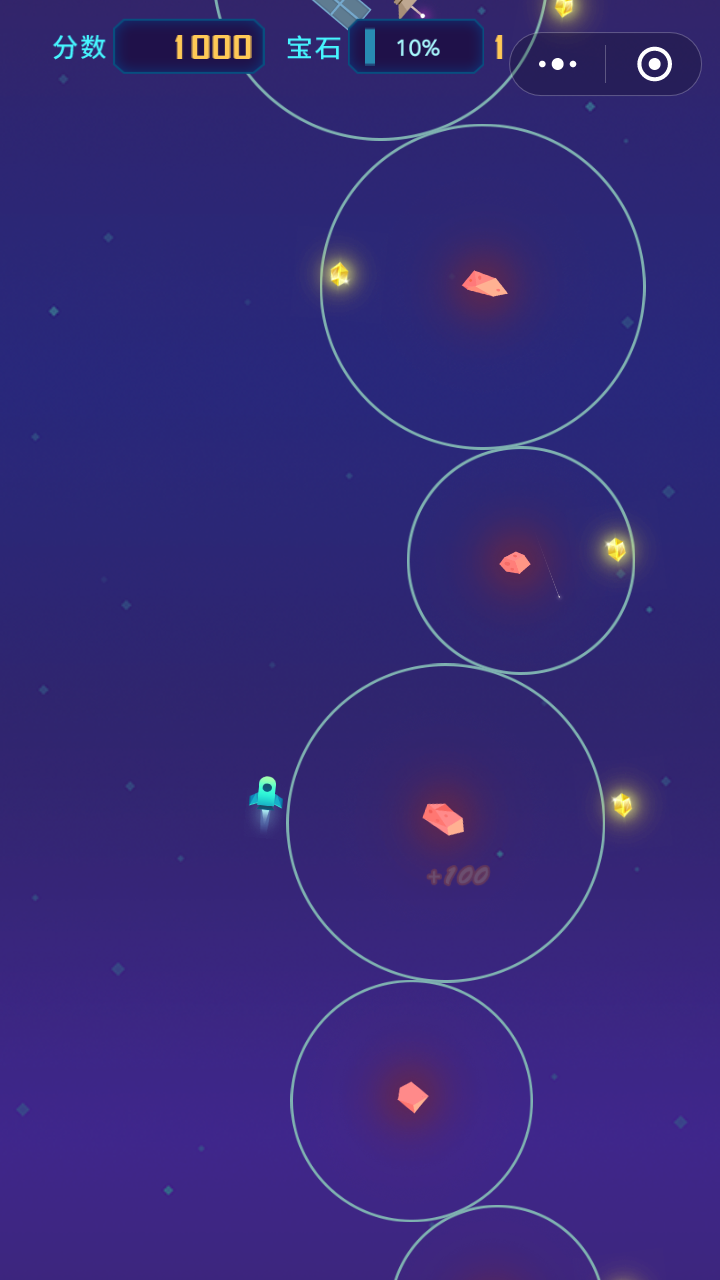
#> input picture 2.png, 720 x 1280 px, given in place of 2.jpg, which was not available
$ python plandetec.py   (Python 2 division)
#> lines starting #> are read from the running program, lines starting #| are printed output that depends on the picture; after the words box and inside, x2 and y2 are one past the last pixel; in counts of white or black regions, pixels touching at a corner belong together; pictures that were not available may be replaced by others from this repository, and a replacement may not be noted
import numpy as np
import math
import cv2
img_ori=cv2.imread('E:/tempdict/2.jpg')
#> img_ori is the input picture: shape (1280, 720, 3); mean B, G, R 120.2, 41.6, 53.3
img_ori_hsv = cv2.cvtColor(img_ori,cv2.COLOR_BGR2HSV)
#> img_ori_hsv: shape (1280, 720, 3); mean H, S, V 123.3, 170.8, 121
lower_color=np.array([61,69,184])
upper_color=np.array([114,255,255])
mask=cv2.inRange(img_ori_hsv,lower_color,upper_color)
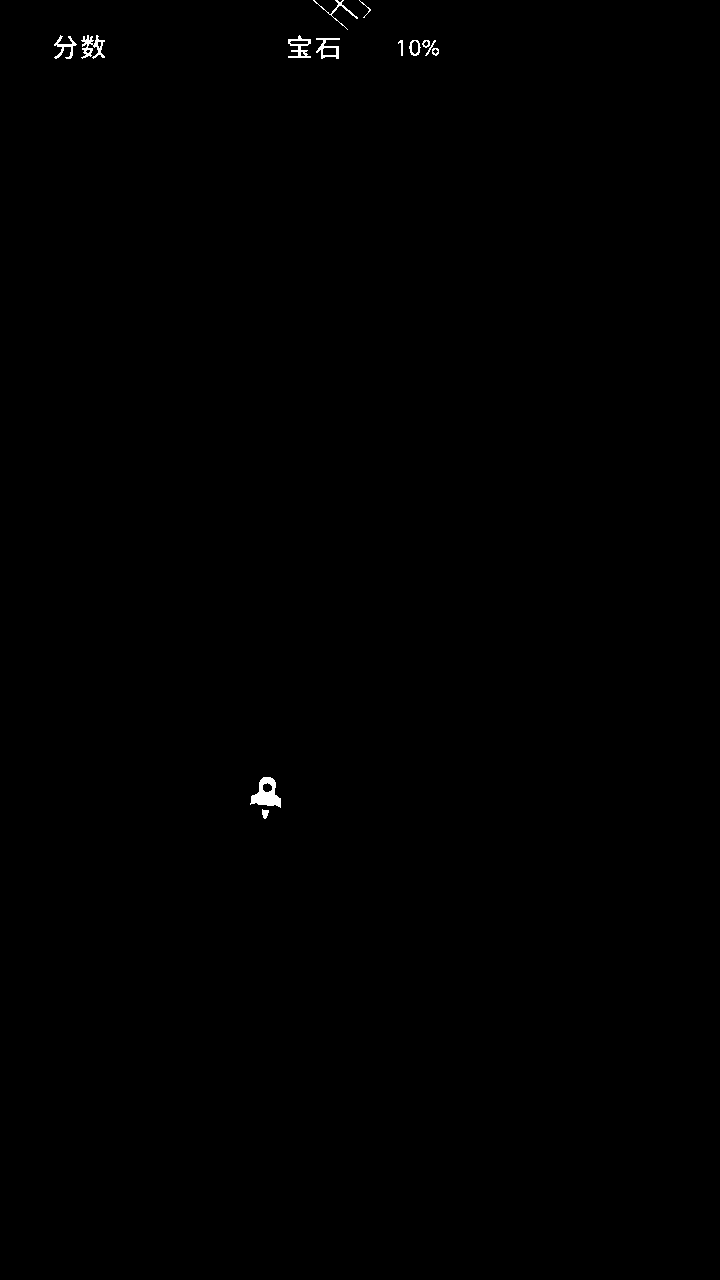
#> mask: shape (1280, 720); 0.2% white; 13 white regions, largest, box (x1, y1, x2, y2) and area: (250, 777, 281, 808) 520, (81, 35, 105, 59) 276, (288, 35, 311, 58) 226
cv2.rectangle(mask, (0, 0), (60, 720), 0, -1)
kernel = np.ones((3, 3), np.uint8)
mask = cv2.erode(mask, kernel, iterations=1)
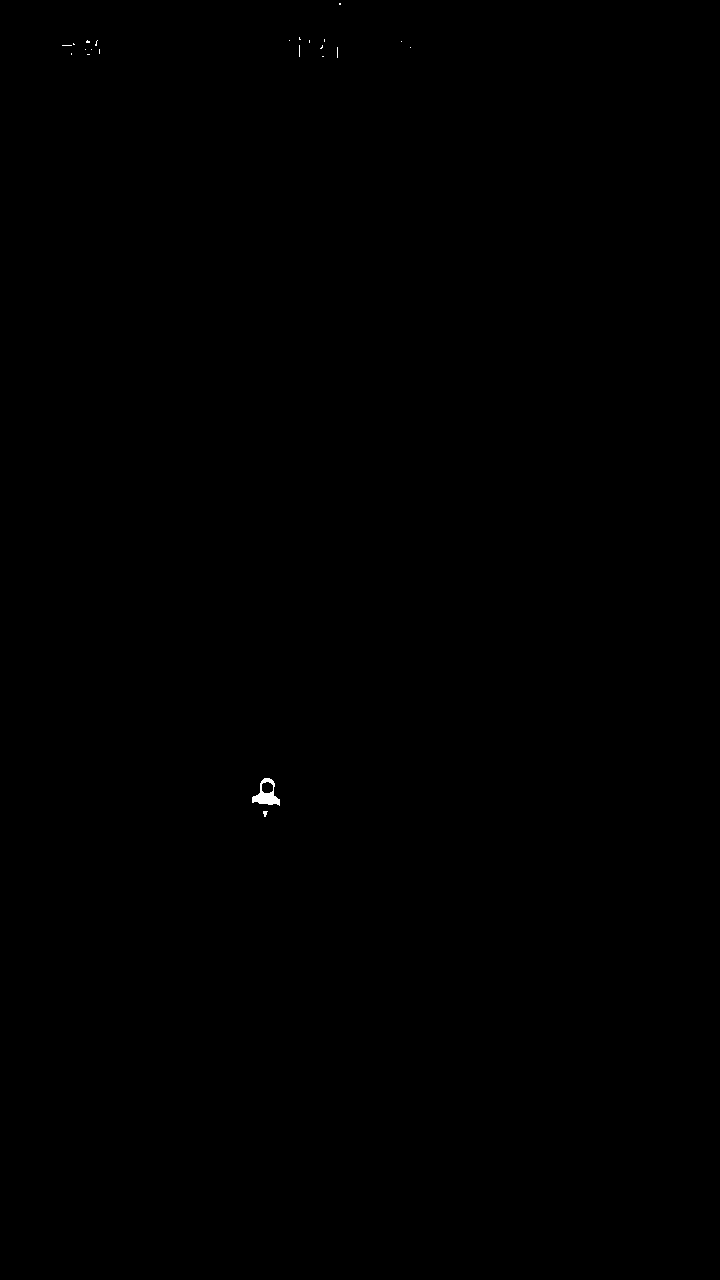
#> mask: shape (1280, 720); 0.05% white; 22 white regions (20 under 20 px), largest, box (x1, y1, x2, y2) and area: (252, 778, 280, 806) 355, (263, 811, 268, 817) 20
mask = cv2.dilate(mask, kernel, iterations=1)
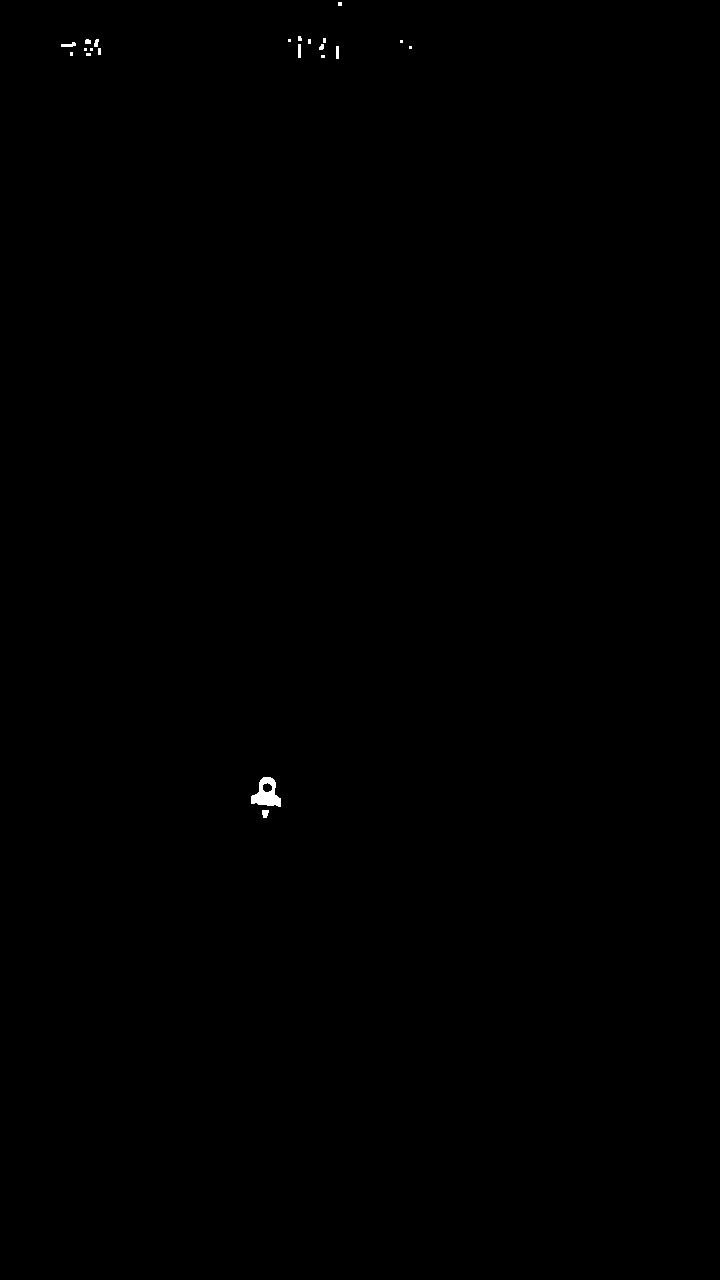
#> mask: shape (1280, 720); 0.1% white; 21 white regions (12 under 20 px)
contours, hierarchy = cv2.findContours(mask, cv2.RETR_TREE, cv2.CHAIN_APPROX_SIMPLE)
#> contours = 22 contours, 16 with area under 20; largest, box (x1, y1, x2, y2) and area: (251, 777, 281, 807) 530, (262, 782, 273, 793) 74, (262, 810, 269, 818) 34, (61, 42, 76, 47) 32, (298, 44, 301, 58) 26, (336, 46, 339, 59) 24
contours_use=[]
contours_inf=[]
for cnt in contours:
    M = cv2.moments(cnt)
    cx = int(M['m10'] / M['m00'])
    cy = int(M['m01'] / M['m00'])
    area = cv2.contourArea(cnt)
    perimeter = cv2.arcLength(cnt, True)
    # if (area>=20 and area<=50 or area>=500 and area<=560 or area>=60 and area<=90)\
    #         and (perimeter>=15.8 and perimeter<=32.7 or perimeter>=100.2 and perimeter<=120.3 or perimeter>=25.4 and perimeter<=40.4):
    if True:
        contours_use.append([(cx,cy),area,perimeter])
    print cx,cy,area,perimeter
#> this loop made 22 passes
#> (cx, cy, area, perimeter) on passes 1, 2, 3, 14: (264, 813, 33.5, 24.24), (266, 793, 529.5, 107.4), (266, 787, 74.5, 32.38), (68, 44, 31.5, 34.24)
#> (printed output is left out)
#> after the loop, contours_use = 22 items

contours_use=sorted(contours_use,key=lambda x:x[-2])
print contours_use
#> (printed output is left out)
cv2.drawContours(img_ori, contours, 0, (255, 0, 0), -1)
#> img_ori: shape (1280, 720, 3); under 0.01% of pixels changed, all inside (x1, y1, x2, y2) = (262, 810, 269, 818)
cv2.drawContours(img_ori, contours, 1, (0,255, 0), -1)
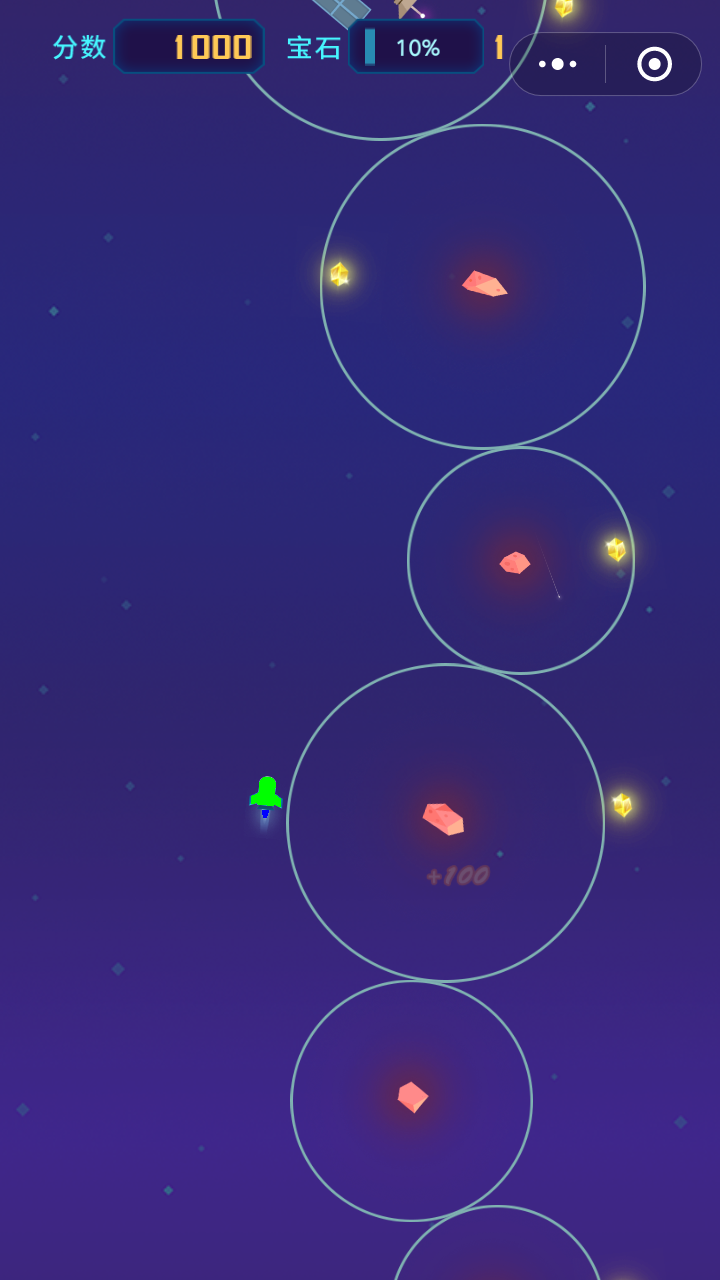
#> img_ori: shape (1280, 720, 3); mean B, G, R 120.1, 41.6, 53.3
cv2.drawContours(img_ori, contours, 2, (0, 0, 255), -1)
#> img_ori: shape (1280, 720, 3); 0.01% of pixels changed, all inside (x1, y1, x2, y2) = (262, 782, 273, 793)
cv2.line(img_ori,contours_use[0][0],contours_use[1][0],(255,255,255),2)
#> img_ori: shape (1280, 720, 3); mean B, G, R 120.1, 41.6, 53.3
cv2.namedWindow('myWindow1',cv2.WINDOW_NORMAL)
cv2.imshow('myWindow1',img_ori)
cv2.namedWindow('myWindow11',cv2.WINDOW_AUTOSIZE)
cv2.imshow('myWindow11',img_ori)
# [8 lines of commented-out code are left out]
cv2.waitKey(0)
cv2.destroyAllWindows()

$ run again, with 1.png copied over 2.png
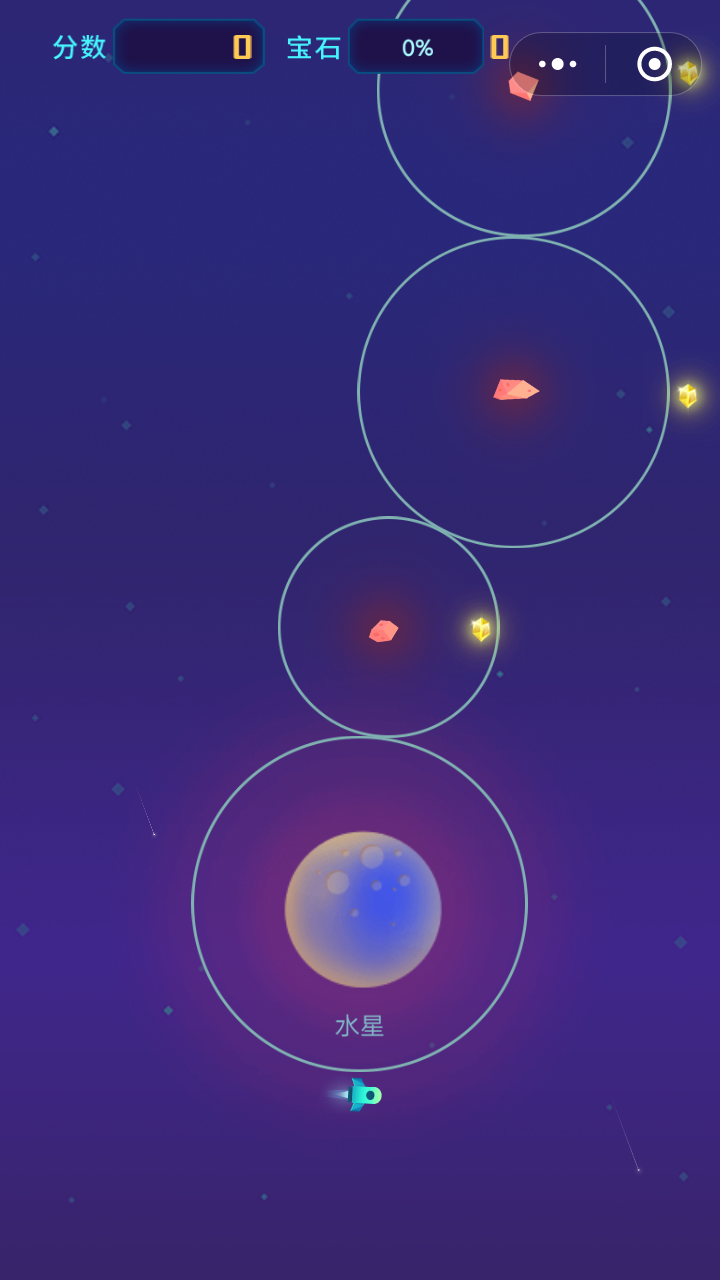
#> input picture 1.png, 720 x 1280 px, given in place of 2.jpg, which was not available
#> img_ori is the input picture: shape (1280, 720, 3); mean B, G, R 121.1, 42.5, 58.3
#> img_ori_hsv: shape (1280, 720, 3); mean H, S, V 125, 169.7, 121.7
#> `mask=cv2.inRange(img_ori_hsv,lower_color,upper_color)`:
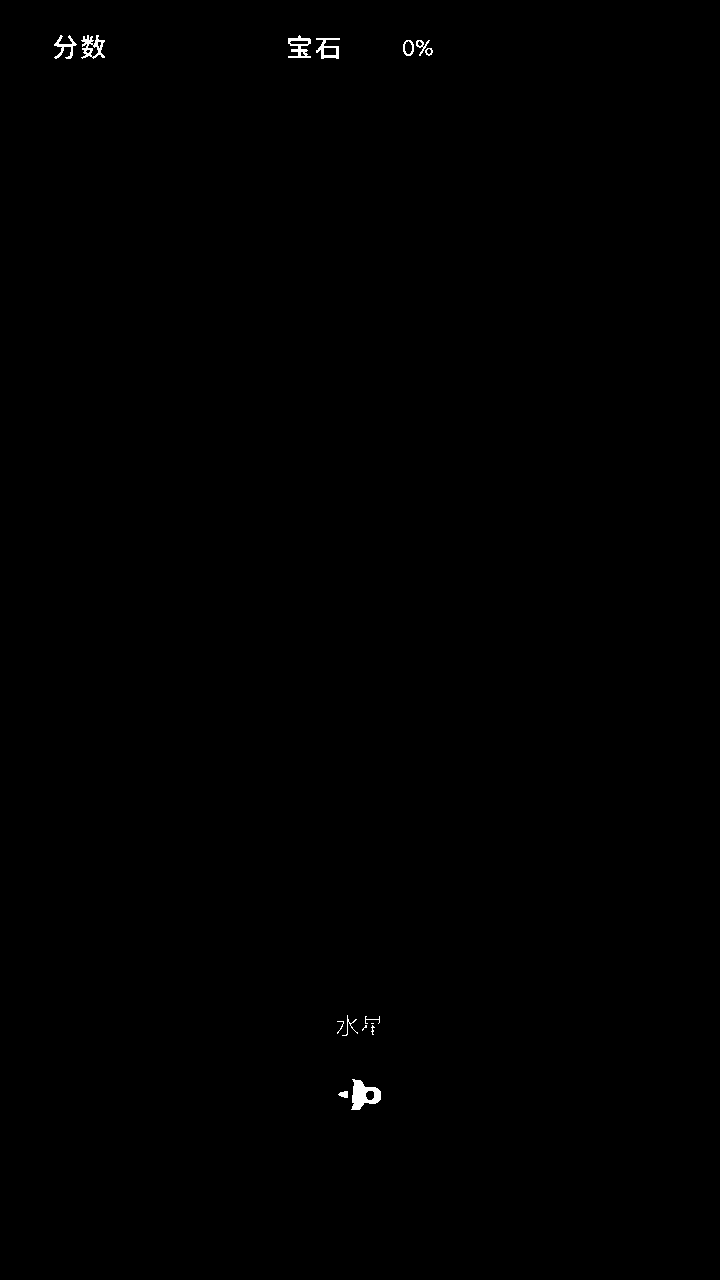
#> mask: shape (1280, 720); 0.2% white; 15 white regions (3 under 20 px), largest, box (x1, y1, x2, y2) and area: (351, 1079, 381, 1110) 523, (81, 35, 105, 59) 283, (288, 35, 311, 58) 257
#> contours = 17 contours, 9 with area under 20; largest, box (x1, y1, x2, y2) and area: (352, 1080, 381, 1110) 529, (319, 44, 339, 59) 86, (365, 1090, 375, 1101) 74, (288, 36, 311, 44) 58, (291, 44, 307, 58) 54, (339, 1091, 348, 1098) 37, (61, 42, 76, 47) 32, (83, 39, 91, 44) 23
#> the loop `for cnt in contours:` made 17 passes
#> (cx, cy, area, perimeter) on passes 1, 2, 3, 10, 11, 12, 15, 17: (343, 1093, 37, 25.66), (364, 1094, 529, 105.9), (369, 1094, 73.5, 31.56), (328, 52, 86.5, 81.9), (298, 50, 54, 53.66), (68, 44, 31.5, 34.24), (86, 40, 23, 20.83), (299, 39, 57.5, 57.07)
#> (printed output is left out)
#> after the loop `for cnt in contours:`: contours_use = 17 items
#> (printed output is left out)
#> `cv2.drawContours(img_ori, contours, 1, (0,255, 0), -1)`:
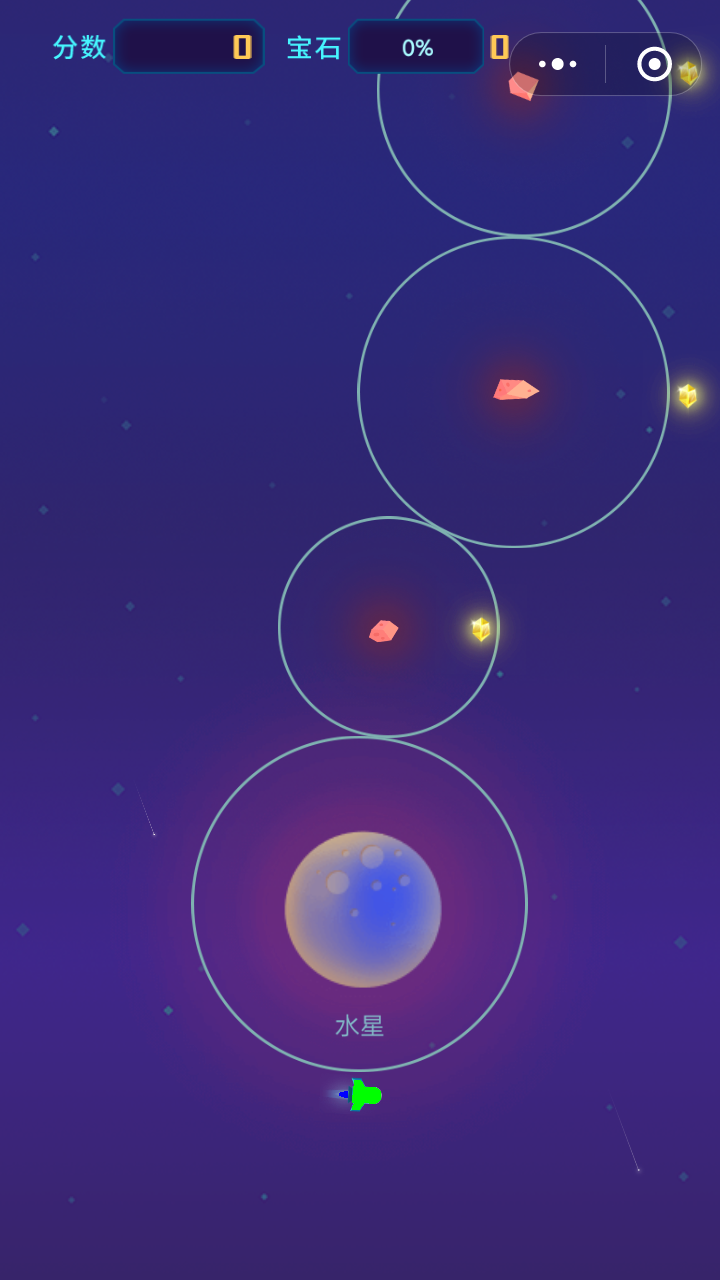
#> img_ori: shape (1280, 720, 3); mean B, G, R 120.9, 42.5, 58.3

$ run again, with 3.png copied over 2.png
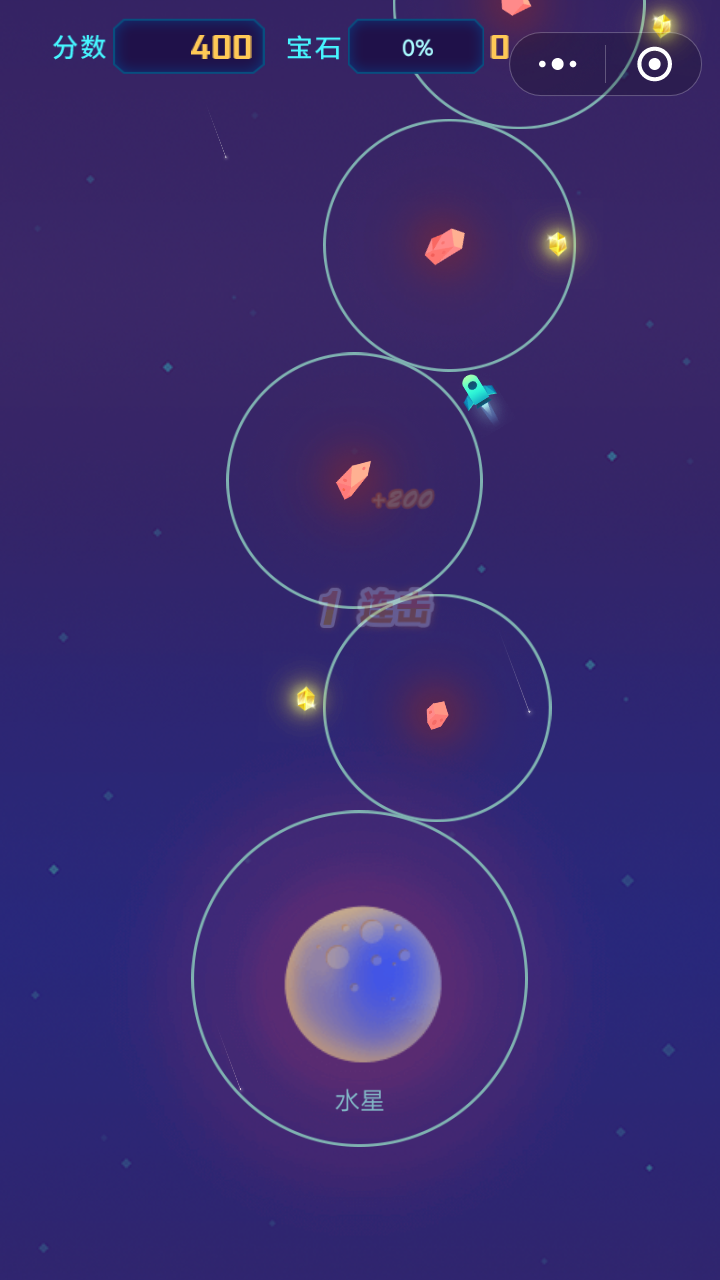
#> input picture 3.png, 720 x 1280 px, given in place of 2.jpg, which was not available
#> img_ori is the input picture: shape (1280, 720, 3); mean B, G, R 111.4, 43, 57.2
#> img_ori_hsv: shape (1280, 720, 3); mean H, S, V 125.4, 161.8, 112.3
#> contours = 18 contours, 12 with area under 20; largest, box (x1, y1, x2, y2) and area: (463, 375, 494, 408) 525, (467, 380, 478, 391) 76, (482, 404, 490, 412) 34, (61, 43, 76, 47) 28, (298, 44, 301, 58) 26, (336, 46, 339, 59) 24
#> the loop `for cnt in contours:` made 18 passes
#> (cx, cy, area, perimeter) on passes 1, 2, 3, 13: (485, 407, 34, 24.49), (475, 390, 525, 106.9), (472, 385, 76.5, 32.38), (68, 44, 28, 32.83)
#> (printed output is left out)
#> after the loop `for cnt in contours:`: contours_use = 18 items
#> (printed output is left out)
#> `cv2.line(img_ori,contours_use[0][0],contours_use[1][0],(255,255,255),2)`:
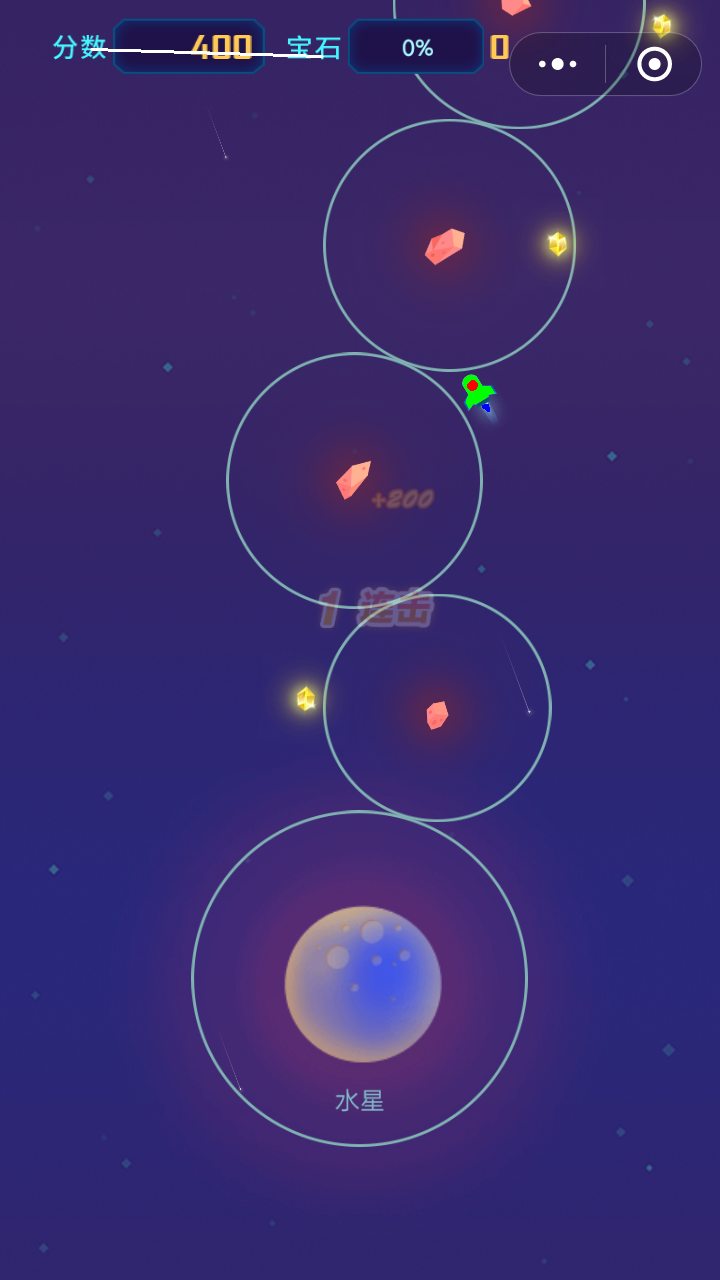
#> img_ori: shape (1280, 720, 3); mean B, G, R 111.4, 43.1, 57.3
